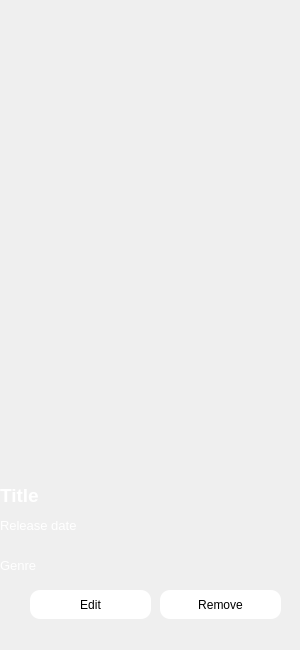
<?xml version="1.0" encoding="UTF-8"?>
<ui version="4.0">
 <class>Form</class>
 <widget class="QWidget" name="Form">
  <property name="geometry">
   <rect>
    <x>0</x>
    <y>0</y>
    <width>300</width>
    <height>650</height>
   </rect>
  </property>
  <property name="windowTitle">
   <string>Form</string>
  </property>
  <property name="styleSheet">
   <string notr="true"/>
  </property>
  <widget class="QLabel" name="movieGenre">
   <property name="geometry">
    <rect>
     <x>0</x>
     <y>550</y>
     <width>321</width>
     <height>31</height>
    </rect>
   </property>
   <property name="font">
    <font>
     <pointsize>10</pointsize>
    </font>
   </property>
   <property name="styleSheet">
    <string notr="true">color:rgb(255, 255, 255);
</string>
   </property>
   <property name="text">
    <string>Genre</string>
   </property>
  </widget>
  <widget class="QLabel" name="movieTitle">
   <property name="geometry">
    <rect>
     <x>0</x>
     <y>480</y>
     <width>321</width>
     <height>31</height>
    </rect>
   </property>
   <property name="font">
    <font>
     <pointsize>14</pointsize>
     <bold>true</bold>
    </font>
   </property>
   <property name="styleSheet">
    <string notr="true">color:rgb(255, 255, 255);
</string>
   </property>
   <property name="text">
    <string>Title</string>
   </property>
  </widget>
  <widget class="QPushButton" name="editBtn">
   <property name="geometry">
    <rect>
     <x>30</x>
     <y>590</y>
     <width>121</width>
     <height>29</height>
    </rect>
   </property>
   <property name="styleSheet">
    <string notr="true">font: 700 11pt &quot;Segoe UI&quot;;
border-radius:10px;
background-color:rgb(255, 255, 255)</string>
   </property>
   <property name="text">
    <string>Edit</string>
   </property>
  </widget>
  <widget class="QLabel" name="movieDate">
   <property name="geometry">
    <rect>
     <x>0</x>
     <y>510</y>
     <width>151</width>
     <height>31</height>
    </rect>
   </property>
   <property name="font">
    <font>
     <pointsize>10</pointsize>
    </font>
   </property>
   <property name="styleSheet">
    <string notr="true">color:rgb(255, 255, 255);
</string>
   </property>
   <property name="text">
    <string>Release date</string>
   </property>
  </widget>
  <widget class="QLabel" name="movieView">
   <property name="geometry">
    <rect>
     <x>0</x>
     <y>0</y>
     <width>300</width>
     <height>480</height>
    </rect>
   </property>
   <property name="styleSheet">
    <string notr="true"/>
   </property>
   <property name="text">
    <string/>
   </property>
  </widget>
  <widget class="QPushButton" name="removeBtn">
   <property name="geometry">
    <rect>
     <x>160</x>
     <y>590</y>
     <width>121</width>
     <height>29</height>
    </rect>
   </property>
   <property name="styleSheet">
    <string notr="true">font: 700 11pt &quot;Segoe UI&quot;;
border-radius:10px;
background-color:rgb(255, 255, 255)</string>
   </property>
   <property name="text">
    <string>Remove</string>
   </property>
  </widget>
 </widget>
 <resources/>
 <connections/>
</ui>
